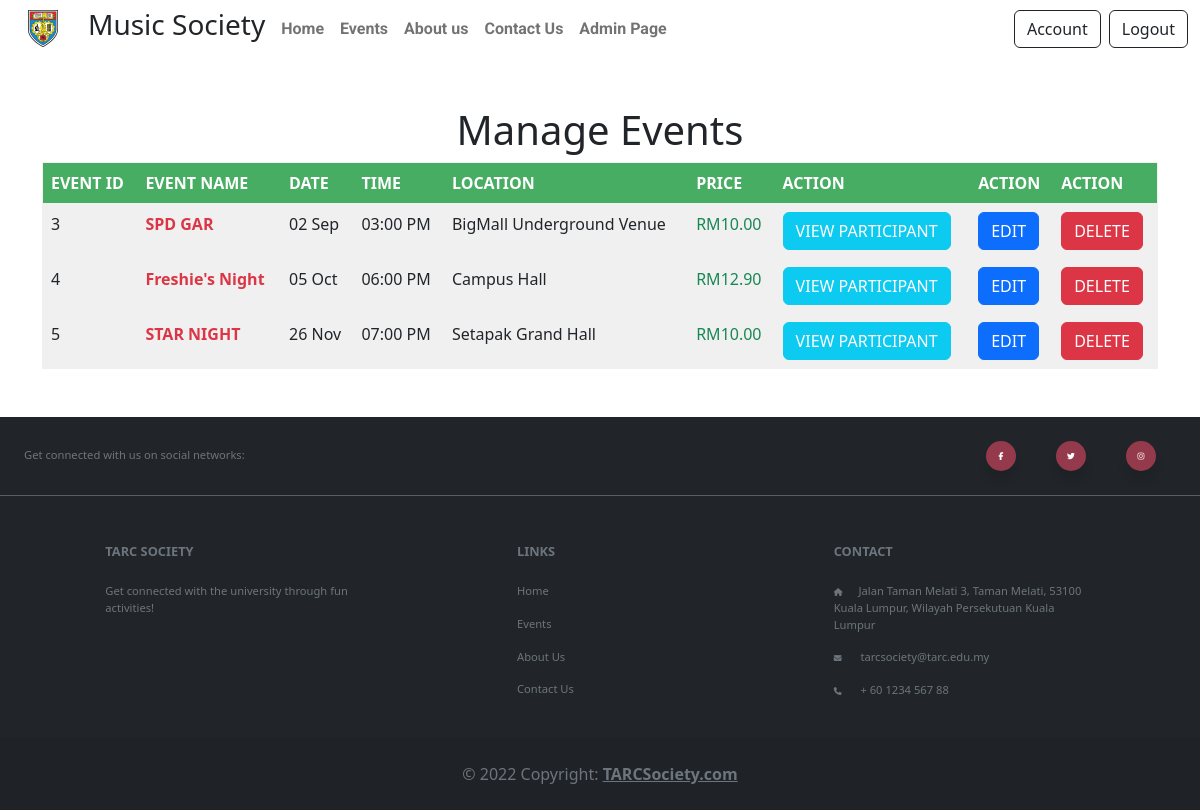
The app's page /manage-event.php (signed in) with its own data.
### tables this page shows
CREATE TABLE `event` (
  `Event_ID` int(11) NOT NULL,
  `Event_Name` varchar(50) NOT NULL,
  `Event_Image` mediumblob NOT NULL,
  `Event_Desc` longtext NOT NULL,
  `Date` date NOT NULL,
  `Time` time NOT NULL,
  `Location` varchar(30) NOT NULL,
  `Price` double NOT NULL,
  `Seat` int(255) NOT NULL
);

### manage-event.php (the view, shortened to what this page needs)
<?php
require("PHP_modules/conn.php");
?>
<!DOCTYPE html>
<html lang="en">
<head>
    <link rel="stylesheet" href="CSS/main.css">
    <link rel="stylesheet" href="https://cdn.jsdelivr.net/npm/bootstrap@5.2.0/dist/css/bootstrap.min.css">
</head>
<?php
$sql = "SELECT * FROM event";
$result = $mysqli->query($sql);
?>
<body>
    <?php require("PHP_modules/Navigation.php") ?>
    <h1 class="text-center mt-5">Manage Events</h1>
    <div class="booking-list container mb-5">
        <table class="table table" style="border:1px solid #f0f0f2">
            <tbody>
                <tr class="text-white" style="background-color: #47ad62;">
                    <th class="fw-bold">EVENT ID</th>
                    <td class="fw-bold">EVENT NAME</td>
                    <td class="fw-bold">DATE</td>
                    <td class="fw-bold">TIME</td>
                    <td class="fw-bold">LOCATION</td>
                    <td class="fw-bold">PRICE</td>
                    <td class="fw-bold">ACTION</td>
                    <td class="fw-bold">ACTION</td>
                    <td class="fw-bold">ACTION</td>
                </tr>
                <?php
                for ($i = 0; $i < mysqli_num_rows($result); $i++) {
                    $row = $result->fetch_assoc();
                    $date = strtotime($row['Date'] . $row['Time']);
                    echo ('
                        <tr style="background-color:#f0f0f0;">
                            <td>' . $row['Event_ID'] . '</td>
                            <td class="fw-semibold text-danger">' . $row['Event_Name'] . '</td>
                            <td class="fw-light">' . date("d M", $date) . '</td>
                            <td class="fw-light">' . date("h:i A", $date) . '</td>
                            <td class="fw-light">' . $row['Location'] . '</td>
                            <td class="text-success">RM' . number_format((float)$row['Price'], 2, '.', '') . '</td>
                            <td><a href="event-participant.php?Event_ID=' . $row['Event_ID'] . '"><button class="btn btn-info text-white">VIEW PARTICIPANT</button></a></td>
                            <td><a href="edit-event.php?Event_ID=' . $row['Event_ID'] . '"><button class="btn btn-primary">EDIT</button></a></td>
                            <td><button class="btn btn-danger" onclick="delEvent('. '`' . $row['Event_Name'] .'`' .',`' . $row['Event_ID'] .'`' .')">DELETE</button></td>
                        </tr>');
                }
                ?>
            </tbody>
        </table>
    </div>
    <?php require("PHP_modules/footer.php") ?>
</body>
</html>

### PHP_modules/Navigation.php (shortened to what this page needs)
<nav class="navbar navbar-expand-lg">
    <div class="container-fluid">
        <a class="navbar-brand" href="#" class="w-100 h-100">
            <a href="index.php"> <img src="assets/tarc_logo.png" alt="" class="img-fluid" style="object-fit:cover; margin-right:30px;" width="30" height="30"></a>
            <h3 class="pe-2">Music Society</h1>
        </a>
        <div class="collapse navbar-collapse" id="navbarSupportedContent">
            <ul class="navbar-nav me-auto mb-2 mb-lg-0">
                <li class="nav-item">
                    <a class="nav-link" href="index.php" style="font-family: 'Roboto', sans-serif;font-weight:700;">Home</a>
                </li>
                <li class="nav-item">
                    <a class="nav-link" href="event.php" style="font-family: 'Roboto', sans-serif;font-weight:700;">Events</a>
                </li>
                <li class="nav-item">
                    <a class="nav-link" href="about_us.php" style="font-family: 'Roboto', sans-serif;font-weight:700;">About us</a>
                </li>
                <li class="nav-item">
                    <a class="nav-link" href="contact_us.php" style="font-family: 'Roboto', sans-serif;font-weight:700;">Contact Us</a>
                </li>
                <?php
                if(isset($_SESSION["adminLoggedIn"])){
                echo '<li class="nav-item">
                    <a class="nav-link" href="admin-page.php" style="font-family: '.'Roboto'.', sans-serif;font-weight:700;">Admin Page</a>
                </li>';
                }
                ?>
            </ul>
            <div class="mr-auto">
                <?php
                if (isset($_SESSION["isLoggedIn"]) || isset($_SESSION["adminLoggedIn"])) {
                    echo '<a class="btn btn-outline-dark me-2" href="account.php">Account</a>';
                    echo '<a class="btn btn-outline-dark " href="PHP_Modules/logout.php">Logout</a>';
                } else {
                    echo '<a class="btn btn-outline-dark " href="login.php">Login</a>';
                }
                ?>
            </div>
        </div>
    </div>
</nav>

### PHP_modules/Footer.php (shortened to what this page needs)
    <link rel="stylesheet" href="CSS/FollowUs.css">
<footer class="text-center text-lg-start bg-dark text-muted">
  <section class="d-flex justify-content-center justify-content-lg-between p-4 border-bottom" style="border-color: #5e5e5e!important;">
    <div class="me-5 d-none d-lg-block">
      <span>Get connected with us on social networks:</span>
    </div>
    <div class="socialmedia">
<div class="button">
    <div class="icon-footer" href="https://www.facebook.com/profile.php?id=100061239282764">
        <span class="icon-border"> <i class="fab footer-icons fa-facebook-f"></i></span>
    </div>
</div>
<div class="button">
    <div class="icon-footer">
        <span class="icon-border"> <i class="fab footer-icons fa-twitter"></i></span>
    </div>
</div>
<div class="button">
    <div class="icon-footer">
        <span class="icon-border"><i class="fab footer-icons fa-instagram"></i></span>
    </div>
</div>
  </section>
  <section class="">
    <div class="container text-center text-md-start mt-5">
      <div class="row mt-3">
        <div class="col-md-3 col-lg-4 col-xl-3 mx-auto mb-4">
          <h6 class="text-uppercase fw-bold mb-4">
            TARC SOCIETY
          </h6>
          <p>
            Get connected with the university through fun activities!
          </p>
        </div>
        <div class="col-md-3 col-lg-2 col-xl-2 mx-auto mb-4">
          <h6 class="text-uppercase fw-bold mb-4">
            Links
          </h6>
          <p>
            <a href="index.php" class="text-reset" style="text-decoration:none">Home</a>
          </p>
          <p>
            <a href="event.php" class="text-reset" style="text-decoration:none">Events</a>
          </p>
          <p>
            <a href="about_us.php" class="text-reset" style="text-decoration:none">About Us</a>
          </p>
          <p>
            <a href="contact_us.php" class="text-reset" style="text-decoration:none">Contact Us</a>
          </p>
        </div>
        <div class="col-md-4 col-lg-3 col-xl-3 mx-auto mb-md-0 mb-4">
          <h6 class="text-uppercase fw-bold mb-4">
            Contact
          </h6>
          <p><a style="text-decoration: none;color:inherit;" target="blank" href="https://www.google.com/maps/place/Jalan+Taman+Melati+3,+Taman+Melati,+53100+Kuala+Lumpur,+Wilayah+Persekutuan+Kuala+Lumpur/@3.2175292,101.7250545,15.52z/data=!4m5!3m4!1s0x31cc3866f4912a81:0x15a36ac166b676a8!8m2!3d3.2228348!4d101.725398?hl=en"><i class="fas fa-home me-3"></i>Jalan Taman Melati 3, Taman Melati, 53100 Kuala Lumpur, Wilayah Persekutuan Kuala Lumpur</p></a>
          <p>
          <a style="text-decoration: none;color:inherit;" href="mailto:tarcsociety@tarc.edu.my"> <i class="fas fa-envelope me-3"></i>
            tarcsociety@tarc.edu.my
          </p></a>
          <p><a style="text-decoration: none;color:inherit;" href="tel:01623456788"><i class="fas fa-phone me-3"></i> + 60 1234 567 88</p></a>
        </div>
      </div>
    </div>
  </section>
  <div class="text-center p-4" style="background-color: rgba(0, 0, 0, 0.05);">
    © 2022 Copyright:
    <a class="text-reset fw-bold" href="index.php">TARCSociety.com</a>
  </div>
</footer>

### CSS/main.css (style rules this page uses)
@media only screen and (min-width: 992px) { h1 { font-size: 10.0rem; } }
@media only screen and (min-width: 992px) { p { font-size: 1em; } }
@media only screen and (max-width: 1400px) { h1 { font-size: 1.0rem; } }
@media only screen and (max-width: 1400px) { h6 { font-size: 0.8rem!important; } }
@media only screen and (max-width: 1400px) { p { font-size: 0.7em !important; } }
@media only screen and (max-width: 1400px) { span { font-size: 0.7em; } }
@media only screen and (max-width: 1400px) { i { font-size: 0.7em !important; } }
.icon-border { height: 30px !important; width: 30px !important; background-color: #943a4c !important; }
.icon-border i { line-height: 30px !important; }

### CSS/FollowUs.css (style rules this page uses)
.socialmedia { display: inline-flex; }
.socialmedia .icon-footer { margin: 0 20px; display: flex; align-items: center; justify-content: center; flex-direction: column; position: relative; z-index: 2; cursor: pointer; }
.socialmedia .icon-footer span { color: white; height: 60px; width: 60px; display: block; background: pink; text-align: center; border-radius: 50%; box-shadow: 0 10px 10px rgba(0, 0, 0, 0.1); }
.socialmedia .icon-footer span i { font-size: 25px; line-height: 60px; }

### records on screen
event: Event_ID "3", Event_Name "SPD GAR", date("d M", $date) "02 Sep", date("h:i A", $date) "03:00 PM", Location "BigMall Underground Venue", Price "10.00"
event: Event_ID "4", Event_Name "Freshie's Night", date("d M", $date) "05 Oct", date("h:i A", $date) "06:00 PM", Location "Campus Hall", Price "12.90"
event: Event_ID "5", Event_Name "STAR NIGHT", date("d M", $date) "26 Nov", date("h:i A", $date) "07:00 PM", Location "Setapak Grand Hall", Price "10.00"
